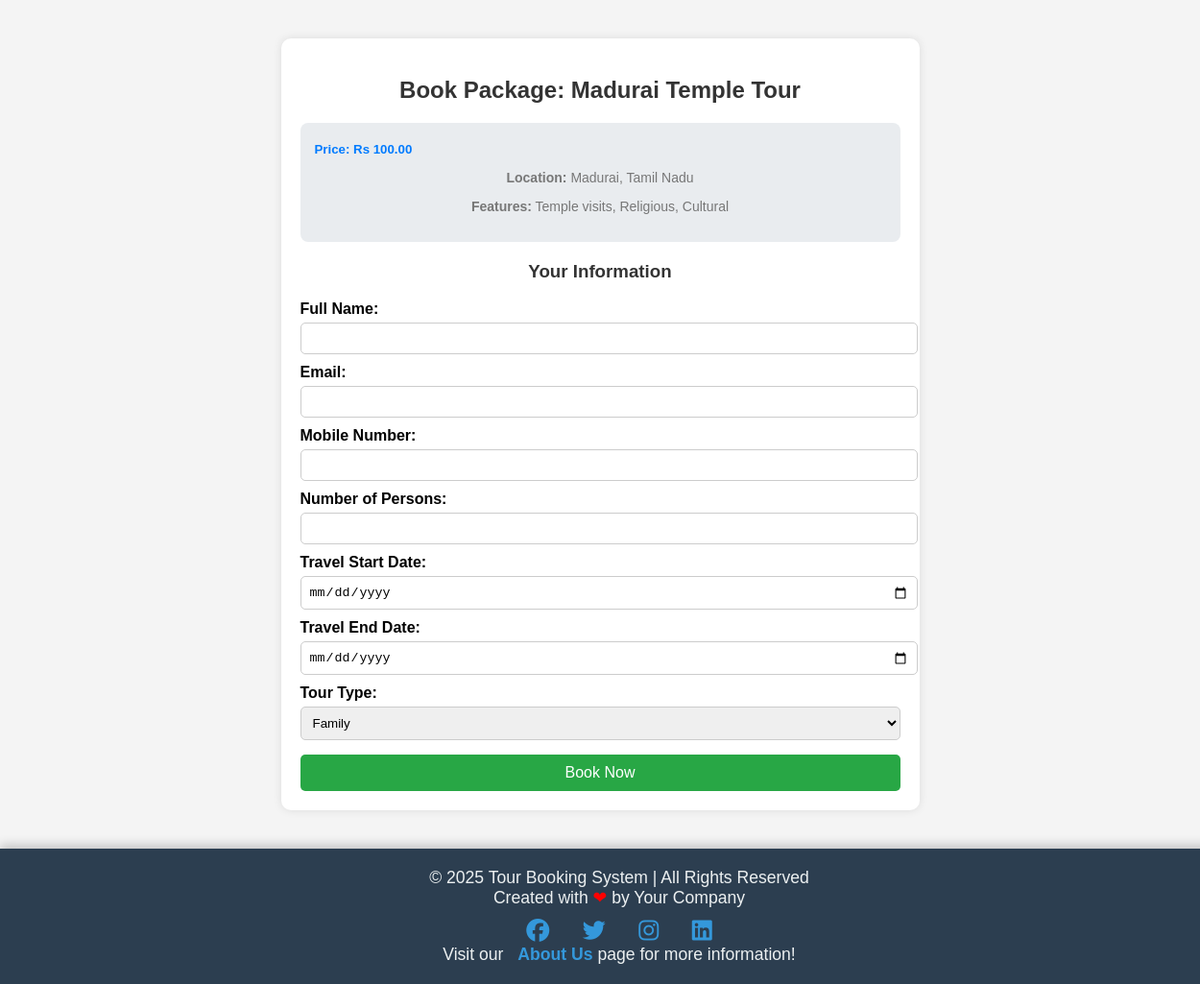
Screenshot of /booking.php?pkgid=3 with the database file from the repository.
### tables this page shows
CREATE TABLE `tbltourpackages` (
  `PackageId` int(11) NOT NULL,
  `PackageName` varchar(255) NOT NULL,
  `PackageType` varchar(255) NOT NULL,
  `PackageLocation` varchar(255) NOT NULL,
  `PackageFetures` text NOT NULL,
  `PackagePrice` decimal(10,2) NOT NULL,
  `PackageImage` varchar(255) NOT NULL
);

### booking.php (the view, shortened to what this page needs)
<?php
include('includes/config.php');
if (isset($_GET['busid'])) {
    $busid = $_GET['busid'];
    $sql = "SELECT * FROM tblbuses WHERE BusId = :busid";
    $query = $dbh->prepare($sql);
    $query->bindParam(':busid', $busid, PDO::PARAM_INT);
    $query->execute();
    $bus = $query->fetch(PDO::FETCH_OBJ);
    if (!$bus) {
        echo "<script>alert('Bus not found!'); window.location='index.php';</script>";
        exit;
    }
    if (isset($_POST['book'])) {
        $name = $_POST['name'];
        $email = $_POST['email'];
        $mobile = $_POST['mobile'];
        $num_seats = $_POST['num_seats'];
        $start_date = $_POST['start_date'];
        $end_date = $_POST['end_date'];
        $payment_status = 'Pending';
        if ($num_seats < 1) {
            echo "<script>alert('At least one seat must be booked!');</script>";
        } else {
            $available_seats = $bus->TotalSeats - $bus->BookedSeats;
            if ($num_seats > $available_seats) {
                echo "<script>alert('Not enough seats available! Only $available_seats seats left.');</script>";
            } else {
                $new_booked_seats = $bus->BookedSeats + $num_seats;
                $sql_update = "UPDATE tblbuses SET BookedSeats = :new_booked_seats WHERE BusId = :busid";
                $query_update = $dbh->prepare($sql_update);
                $query_update->bindParam(':new_booked_seats', $new_booked_seats, PDO::PARAM_INT);
                $query_update->bindParam(':busid', $busid, PDO::PARAM_INT);
                $query_update->execute();
                $sql = "INSERT INTO tblbusbookings (BusId, Name, Email, Mobile, NumSeats, StartDate, EndDate, PaymentStatus)
                        VALUES (:busid, :name, :email, :mobile, :num_seats, :start_date, :end_date, :payment_status)";
                $query = $dbh->prepare($sql);
                $query->bindParam(':busid', $busid, PDO::PARAM_INT);
                $query->bindParam(':name', $name);
                $query->bindParam(':email', $email);
                $query->bindParam(':mobile', $mobile);
                $query->bindParam(':num_seats', $num_seats, PDO::PARAM_INT);
                $query->bindParam(':start_date', $start_date);
                $query->bindParam(':end_date', $end_date);
                $query->bindParam(':payment_status', $payment_status);
                if ($query->execute()) {
                    $booking_id = $dbh->lastInsertId();
                    header("Location: bus_booking.php?booking_id=$booking_id");
                    exit;
                } else {
                    echo "<script>alert('Booking failed!');</script>";
                }
            }
        }
    }
} elseif (isset($_GET['pkgid'])) {
    $pkgid = $_GET['pkgid'];
    $sql = "SELECT * FROM tbltourpackages WHERE PackageId = :pkgid";
    $query = $dbh->prepare($sql);
    $query->bindParam(':pkgid', $pkgid, PDO::PARAM_INT);
    $query->execute();
    $package = $query->fetch(PDO::FETCH_OBJ);
} else {
    echo "<script>alert('No bus or package selected!'); window.location='index.php';</script>";
    exit;
}
?>
<!DOCTYPE HTML>
<html lang="en">
<head>
</head>
<body>
<div class="container">
    <?php if (isset($bus)): ?>
        <h2>Book Bus Ticket: <?php echo htmlentities($bus->BusName); ?></h2>
        <div class="details">
            <h5>Price: Rs <?php echo htmlentities($bus->TicketPrice); ?> per seat</h5>
            <p><strong>Route:</strong> <?php echo htmlentities($bus->Route); ?></p>
            <p><strong>Total Seats:</strong> <?php echo htmlentities($bus->TotalSeats); ?></p>
            <p><strong>Booked Seats:</strong> <?php echo htmlentities($bus->BookedSeats); ?></p>
            <p><strong>Available Seats:</strong> <?php echo htmlentities($bus->TotalSeats - $bus->BookedSeats); ?></p>
            <p><strong>Bus Features:</strong> <?php echo htmlentities($bus->BusFeatures); ?></p>
        </div>
        <h3>Your Information</h3>
        <form method="POST" onsubmit="return validateBusForm()">
            <label for="name">Full Name:</label>
            <input type="text" id="name" name="name" required>
            <label for="email">Email:</label>
            <input type="email" id="email" name="email" required>
            <label for="mobile">Mobile Number:</label>
            <input type="text" id="mobile" name="mobile" required>
            <label for="num_seats">Number of Seats:</label>
            <input type="number" id="num_seats" name="num_seats" min="1" required>
            <label for="start_date">Travel Start Date:</label>
            <input type="date" id="start_date" name="start_date" required>
            <label for="end_date">Travel End Date:</label>
            <input type="date" id="end_date" name="end_date" required>
            <button type="submit" name="book">Book Now</button>
        </form>
    <?php elseif (isset($package)): ?>
        <h2>Book Package: <?php echo htmlentities($package->PackageName); ?></h2>
        <div class="details">
            <h5>Price: Rs <?php echo htmlentities($package->PackagePrice); ?></h5>
            <p><strong>Location:</strong> <?php echo htmlentities($package->PackageLocation); ?></p>
            <p><strong>Features:</strong> <?php echo htmlentities($package->PackageFetures); ?></p>
        </div>
        <h3>Your Information</h3>
        <form method="POST" onsubmit="return validatePackageForm()">
            <label for="name">Full Name:</label>
            <input type="text" id="name" name="name" required>
            <label for="email">Email:</label>
            <input type="email" id="email" name="email" required>
            <label for="mobile">Mobile Number:</label>
            <input type="text" id="mobile" name="mobile" required>
            <label for="num_persons">Number of Persons:</label>
            <input type="number" id="num_persons" name="num_persons" min="10" required>
            <label for="start_date">Travel Start Date:</label>
            <input type="date" id="start_date" name="start_date" required>
            <label for="end_date">Travel End Date:</label>
            <input type="date" id="end_date" name="end_date" required>
            <label for="tour_type">Tour Type:</label>
            <select id="tour_type" name="tour_type" required>
                <option value="Family">Family</option>
            </select>
            <button type="submit" name="book">Book Now</button>
        </form>
    <?php endif; ?>
</div>
<?php include('includes/footer.php'); ?>
</body>
</html>

### booking.php (style rules this page uses)
body { font-family: Arial, sans-serif; margin: 0; padding: 0; background-color: #f4f4f4; }
.container { width: 50%; margin: 40px auto; background: #fff; padding: 20px; border-radius: 10px; box-shadow: 0 0 10px rgba(0, 0, 0, 0.1); }
h2, h3 { color: #333; text-align: center; }
.details { background: #e9ecef; padding: 15px; border-radius: 8px; margin-bottom: 20px; }
.details h5 { margin: 5px 0; color: #007bff; }
label { font-weight: bold; display: block; margin: 10px 0 5px; }
input, select { width: 100%; padding: 8px; border: 1px solid #ccc; border-radius: 5px; }
button { background-color: #28a745; color: white; padding: 10px; width: 100%; border: none; border-radius: 5px; margin-top: 15px; cursor: pointer; font-size: 16px; }
p { text-align: center; font-size: 14px; color: #777; }

### rows the page displays
tbltourpackages: PackageName "Madurai Temple Tour", PackagePrice "100.00", PackageLocation "Madurai, Tamil Nadu", PackageFetures "Temple visits, Religious, Cultural"
